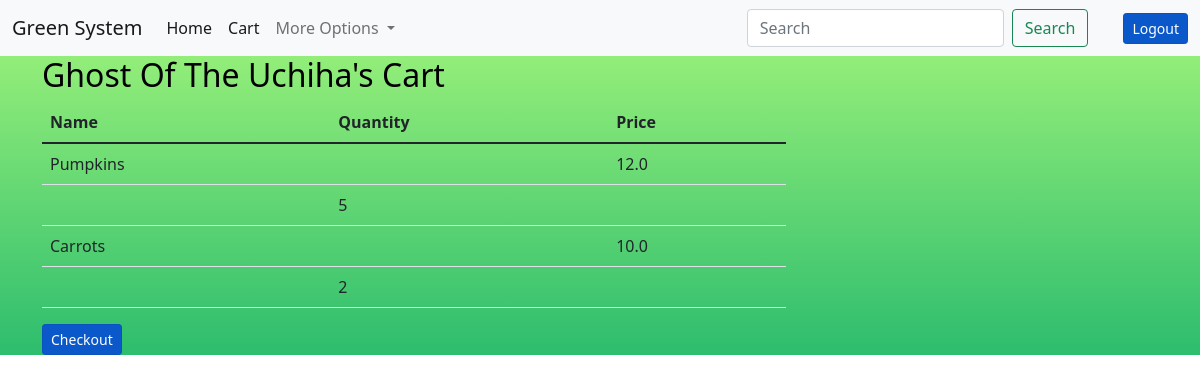
The page /get_cart (signed in) on the database as committed earlier.
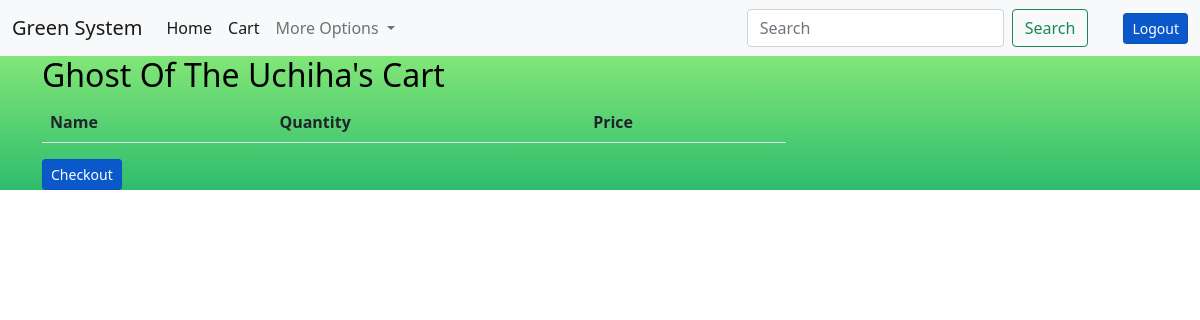
The same page on the database as committed later.
### main.py (models this page shows, shortened)
class Item(db.Model):
    id=db.Column(db.Integer,primary_key=True)
    user_id=db.Column(db.Integer,db.ForeignKey('user.id'))
    name=db.Column(db.String,nullable=False)
    image=db.Column(db.String,nullable=False)
    quantity=db.Column(db.Integer,nullable=False)
    price=db.Column(db.Float,nullable=False)
    delivery=db.Column(db.String,nullable=False)

class Cart(db.Model):
    cart_id=db.Column(db.Integer,primary_key=True)
    user_id=db.Column(db.Integer,db.ForeignKey('user.id'))
    item_id=db.Column(db.Integer,nullable=False)
    cart_quantity=db.Column(db.Integer,nullable=False)

### main.py (the view)
@app.route('/get_cart',methods=['GET'])
@login_required
def get_cart():
    user=User.query.get(current_user.id)
    items=[]
    carts=Cart.query.all()
    for c in user.cart:
        item=Item.query.get(c.item_id)
        cart=Cart.query.get(c.cart_id)
        items.append(item)
        items.append(cart)
    return render_template('cart.html',items=items,user=user,carts=carts)

### main.py
class SearchForm(FlaskForm):
    Search=StringField("Search",validators=[DataRequired()])
    submit=SubmitField("Search")

### main.py (called while the page is built)
@login_manager.user_loader
def load_user(user_id):
    return User.query.get(int(user_id))

@app.context_processor
def base():
    form=SearchForm()
    return dict(form=form)

### templates/cart.html (shortened to what this page needs)
{%extends "layout.html"%}
{% block content %}
<h2>{{user.username}}'s Cart</h2>
<div class="col-8">
    <table class="table table-hover table dark">
      <thead>
        <tr>
          <th scope="col">Name</th>
          <th scope="col">Quantity</th>
          <th scope="col">Price</th>
        </tr>
      </thead>
      <tbody>
            {%for item in items%}
          <tr>
              <td>{{ item.name }}</td>
              <td>{{ item.cart_quantity}}</td>
              <td>{{ item.price }}</td>
          </tr>
          {%endfor%}
      </tbody>
    </table>
    <a href="/checkout/{{user.id}}" class="btn btn-primary btn-sm active">Checkout</a>
  </div>
{%endblock%}

Rows that differ between the two databases and show on the page:
no longer on this page (row edited): Item: name "Pumpkins", price "12.0"
removed Cart: cart_quantity "5"
no longer on this page (row edited): Item: name "Carrots", price "10.0"
removed Cart: cart_quantity "2"
